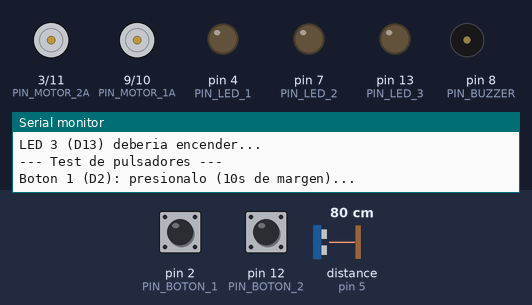
This sketch was run on a simulated Arduino Uno, built with avr-gcc and run on an emulated ATmega328P. On the bench: motor-driver pin pairs drawn as motors (green arrow = first pin HIGH = forward, orange = second pin HIGH = backward, longer = more drive), output pins drawn as LEDs (lit = HIGH), buzzer (waves = sounding), the last lines printed to the serial monitor. Inputs (shaded band) come from the test bench; at power-on: pin 2 (PIN_BOTON_1) HIGH, pin 12 (PIN_BOTON_2) HIGH, distance to the obstacle (sensor on pin 5) 80 cm. The echo pulse lasts 58.3 µs per cm; pins used as bus, display or sensor lines are not drawn.

Above: at 2.8 s.
2.9 s: pin 2 (PIN_BOTON_1) pulled LOW for 0.15 s
At 2.91 s:
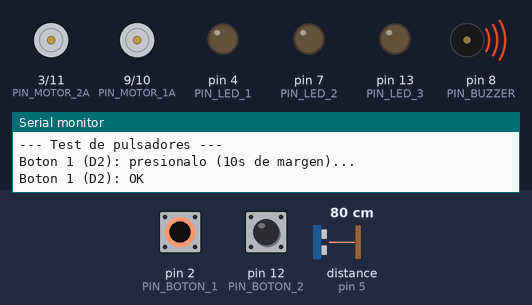
4.5 s: pin 12 (PIN_BOTON_2) pulled LOW for 0.15 s
At 7.7 s:
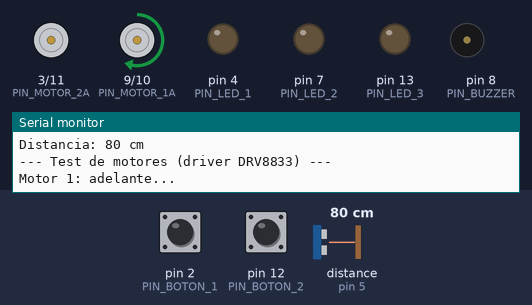
At 8.5 s:
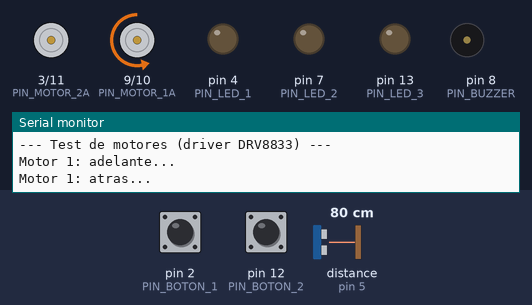
Timing chart, 0 to 11.7 s (numbered marks = the images above; inputs shaded):
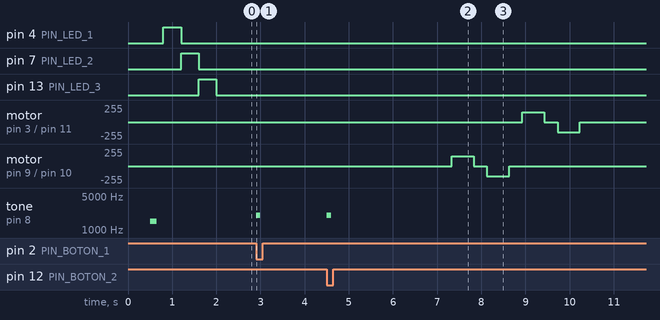

Measured:
- after the input at 2.9 s, tone on pin 8 (PIN_BUZZER): silent → 2000 Hz at once, → silent 0.10 s later
- after the input at 4.5 s, motor on pin 3 (PIN_MOTOR_2A) / pin 11 (PIN_MOTOR_2B): stopped → forward 150/255 after 4.4 s, → stopped 0.50 s later, → backward 150/255 0.30 s later, → stopped 0.50 s later; tone on pin 8 (PIN_BUZZER): silent → 2000 Hz at once, → silent 0.10 s later

The sketch:

TestPlaca.ino
```cpp
/*
  ROBOTSHIELD V2.1 - Sketch de TEST DE PLACA
  ESETP N°703 - Puerto Madryn

  Sirve para probar el Robotshield ya soldado/cableado ANTES del armado
  final de cualquiera de los dos robots (Futbol o Mini Sumo): usa solo
  los pines comunes a ambas categorias (ver ROBOTSHIELD_V2.1_CONTEXTO_
  TECNICO.md, secciones 2 y 5).

  Que prueba:
    - LEDs (D4, D7, D13)
    - Pulsadores (D2, D12)
    - Sensor ultrasonico HC-SR04 (D5/D6)
    - Motores, driver DRV8833 (D3, D9, D10, D11)
    - Buzzer (D8) - como beep de arranque y de confirmacion
    - Modulo bluetooth HC-05 (D0/D1, Serial) - test de eco

  Como usarlo:
    1. Si el HC-05 esta conectado, DESCONECTARLO antes de subir el
       sketch por USB (comparte los pines D0/D1 con el Monitor Serie:
       si esta conectado, la carga por USB puede fallar).
    2. Subir el sketch y abrir el Monitor Serie a 9600 baudios.
    3. Los tests de LEDs, pulsadores, ultrasonico y motores corren
       una sola vez, automaticamente, narrados por el Monitor Serie.
       Para repetirlos, resetear la placa.
    4. Al terminar, el sketch queda esperando caracteres por Serial
       para el test de bluetooth (ver loop() mas abajo): si no tenes
       el HC-05 a mano todavia, podes probarlo escribiendo caracteres
       en el Monitor Serie. Si queres probar el HC-05 en si, reconectalo
       ahora y mandale caracteres desde una app de terminal bluetooth
       en el celular. Cada caracter recibido prende un LED, hace un
       beep corto, y se devuelve por el mismo canal (eco).
*/

// ===================== PINES =====================

#define PIN_BOTON_1        2   // SW2
#define PIN_MOTOR_2A       3   // Driver DRV8833 - Motor 2
#define PIN_LED_1          4
#define PIN_ULTRA_ECHO     5
#define PIN_ULTRA_TRIGGER  6
#define PIN_LED_2          7
#define PIN_BUZZER         8
#define PIN_MOTOR_1A       9   // Driver DRV8833 - Motor 1
#define PIN_MOTOR_1B       10  // Driver DRV8833 - Motor 1
#define PIN_MOTOR_2B       11  // Driver DRV8833 - Motor 2
#define PIN_BOTON_2        12  // SW3
#define PIN_LED_3          13

const int VELOCIDAD_TEST_MOTOR = 150;  // PWM moderado, alcanza para ver que gira

// ===================== SETUP =====================

void setup() {
  pinMode(PIN_BOTON_1, INPUT_PULLUP);
  pinMode(PIN_BOTON_2, INPUT_PULLUP);

  pinMode(PIN_LED_1, OUTPUT);
  pinMode(PIN_LED_2, OUTPUT);
  pinMode(PIN_LED_3, OUTPUT);

  pinMode(PIN_BUZZER, OUTPUT);

  pinMode(PIN_ULTRA_TRIGGER, OUTPUT);
  pinMode(PIN_ULTRA_ECHO, INPUT);

  pinMode(PIN_MOTOR_1A, OUTPUT);
  pinMode(PIN_MOTOR_1B, OUTPUT);
  pinMode(PIN_MOTOR_2A, OUTPUT);
  pinMode(PIN_MOTOR_2B, OUTPUT);

  Serial.begin(9600);
  delay(500);  // le da tiempo al Monitor Serie a conectarse

  Serial.println();
  Serial.println("===== TEST DE PLACA - ROBOTSHIELD V2.1 =====");
  tone(PIN_BUZZER, 1500, 150);
  delay(300);

  testLeds();
  testPulsadores();
  testUltrasonico();
  testMotores();

  Serial.println();
  Serial.println("===== Tests automaticos terminados =====");
  Serial.println("Test de bluetooth: escribi algo aca (o mandalo por");
  Serial.println("el HC-05 ya reconectado) y deberia hacer eco.");
}

// ===================== LOOP: TEST DE BLUETOOTH (ECO) =====================

void loop() {
  if (Serial.available() > 0) {
    char c = Serial.read();

    digitalWrite(PIN_LED_1, HIGH);
    tone(PIN_BUZZER, 2000, 80);
    Serial.write(c);
    delay(100);
    digitalWrite(PIN_LED_1, LOW);
  }
}

// ===================== TEST: LEDS =====================

void testLeds() {
  Serial.println();
  Serial.println("--- Test de LEDs ---");

  Serial.println("LED 1 (D4) deberia encender...");
  digitalWrite(PIN_LED_1, HIGH);
  delay(400);
  digitalWrite(PIN_LED_1, LOW);

  Serial.println("LED 2 (D7) deberia encender...");
  digitalWrite(PIN_LED_2, HIGH);
  delay(400);
  digitalWrite(PIN_LED_2, LOW);

  Serial.println("LED 3 (D13) deberia encender...");
  digitalWrite(PIN_LED_3, HIGH);
  delay(400);
  digitalWrite(PIN_LED_3, LOW);
}

// ===================== TEST: PULSADORES =====================

void testPulsadores() {
  Serial.println();
  Serial.println("--- Test de pulsadores ---");
  esperarBoton("Boton 1 (D2)", PIN_BOTON_1);
  esperarBoton("Boton 2 (D12)", PIN_BOTON_2);
}

void esperarBoton(const char* nombre, int pin) {
  Serial.print(nombre);
  Serial.println(": presionalo (10s de margen)...");

  unsigned long inicio = millis();
  while (millis() - inicio < 10000) {
    if (digitalRead(pin) == LOW) {
      Serial.print(nombre);
      Serial.println(": OK");
      tone(PIN_BUZZER, 2000, 100);
      delay(300);  // antirrebote simple
      return;
    }
  }

  Serial.print(nombre);
  Serial.println(": no se detecto, revisar cableado.");
}

// ===================== TEST: SENSOR ULTRASONICO =====================

void testUltrasonico() {
  Serial.println();
  Serial.println("--- Test de sensor ultrasonico (HC-SR04) ---");

  for (int i = 0; i < 5; i++) {
    digitalWrite(PIN_ULTRA_TRIGGER, LOW);
    delayMicroseconds(2);
    digitalWrite(PIN_ULTRA_TRIGGER, HIGH);
    delayMicroseconds(10);
    digitalWrite(PIN_ULTRA_TRIGGER, LOW);

    unsigned long duracionPulso = pulseIn(PIN_ULTRA_ECHO, HIGH, 20000);

    if (duracionPulso == 0) {
      Serial.println("Sin eco (sensor no conectado o fuera de rango).");
    } else {
      int distanciaCM = duracionPulso / 58;
      Serial.print("Distancia: ");
      Serial.print(distanciaCM);
      Serial.println(" cm");
    }

    delay(500);
  }
}

// ===================== TEST: MOTORES =====================

void testMotores() {
  Serial.println();
  Serial.println("--- Test de motores (driver DRV8833) ---");
  testUnMotor("Motor 1", PIN_MOTOR_1A, PIN_MOTOR_1B);
  testUnMotor("Motor 2", PIN_MOTOR_2A, PIN_MOTOR_2B);
}

void testUnMotor(const char* nombre, int pinA, int pinB) {
  Serial.print(nombre);
  Serial.println(": adelante...");
  analogWrite(pinA, VELOCIDAD_TEST_MOTOR);
  digitalWrite(pinB, LOW);
  delay(500);

  digitalWrite(pinA, LOW);
  digitalWrite(pinB, LOW);
  delay(300);

  Serial.print(nombre);
  Serial.println(": atras...");
  digitalWrite(pinA, LOW);
  analogWrite(pinB, VELOCIDAD_TEST_MOTOR);
  delay(500);

  digitalWrite(pinA, LOW);
  digitalWrite(pinB, LOW);
  delay(300);
}
```
